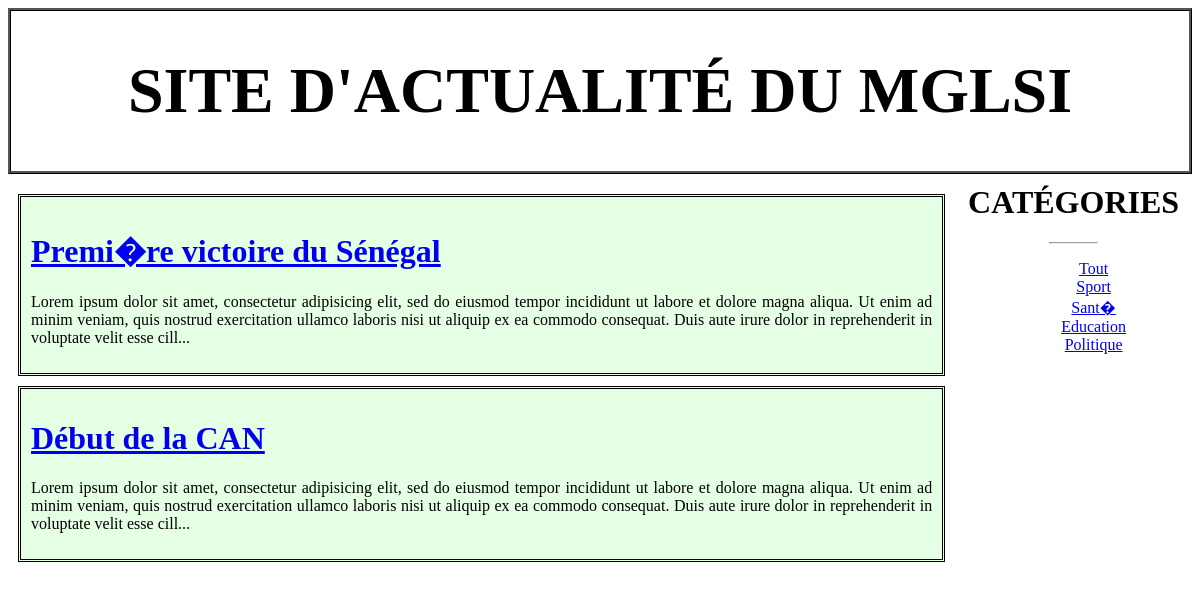
Page /Views/index.php?categorie=1 on the committed database.
### tables this page shows
CREATE TABLE `Article` (
  `id` int(11) NOT NULL AUTO_INCREMENT,
  `titre` varchar(255) DEFAULT NULL,
  `contenu` text DEFAULT NULL,
  `dateCreation` datetime DEFAULT current_timestamp(),
  `dateModification` datetime DEFAULT current_timestamp(),
  `categorie` int(11) DEFAULT NULL,
  PRIMARY KEY (`id`),
  KEY `fk_categorie_article` (`categorie`),
  CONSTRAINT `fk_categorie_article` FOREIGN KEY (`categorie`) REFERENCES `Categorie` (`id`)
);

CREATE TABLE `Categorie` (
  `id` int(11) NOT NULL AUTO_INCREMENT,
  `libelle` varchar(20) DEFAULT NULL,
  PRIMARY KEY (`id`)
);

### Model/Data/Connexion.class.php (called while the page is built, shortened)
<?php
class Connexion
{
    private static $connexion;
    private function __construct()
    {
        try
        {
            $user = 'root';
			$password = '';
			$server = 'localhost';
            $dbname = 'mglsi_news;charset=utf8';
            self::$connexion = new PDO('mysql:host='.$server.';dbname='.$dbname, $user, $password, [PDO::ATTR_ERRMODE=>PDO::ERRMODE_EXCEPTION]);
        }
        catch(Exception $e)
        {
            echo 'Une erreur est survenue lors de la connection à la BD => '. $e->getMessage();
            die();
        }
    }
    public static function getConnexion()
    {
        return self::$connexion;
    }
}

### Controller/Controller.php (called while the page is built, shortened)
<?php
require_once('../Model/Data/Connexion.class.php');
require_once('../Model/Manager/ArticleManager.class.php');
require_once('../Model/Manager/CategorieManager.class.php');
class Controller
{
    private $articleManager;
    public function __construct()
    {
        $this->connexion = \Connexion::getConnexion();
        $this->articleManager = new \ArticleManager($this->connexion);
        $this->categorieManager = new \CategorieManager($this->connexion);
        $this->allArticles = $this->articleManager->getAll();
        $this->allCategories = $this->categorieManager->getAll();
    }
    public function articleByCategory($id)
    {
        $itemArticles = $this->articleManager->getByCategory($id);
        return $itemArticles;
    }
}

### Model/Manager/ArticleManager.class.php (called while the page is built, shortened)
<?php
class ArticleManager
{
    private $db;
    private function setDb($db)
    {
        $this->db = $db;
    }
    public function getAll()
    {
        $articles = array();
        $request = $this->db->query('SELECT * FROM Article');
        while($data = $request->fetch(PDO::FETCH_ASSOC))
        {
            $articles [] = new Article($data);
        }
        return $articles;
    }
    public function getByCategory($category)
    {
        $category = (int) $category;
        $request = $this->db->prepare('SELECT * FROM Article WHERE categorie = :categorie');
        $request->execute(array(
            'categorie' => $category
        ));
        return $articles = $request->fetchAll(PDO::FETCH_OBJ);
    }
}

### assets/Utilities/HydratationTrait.php (called while the page is built, shortened)
<?php
trait HydratationTrait
{
    private function hydrate(Array $data)
    {
        foreach($data as $key => $value)
        {
            $method = 'set'.ucfirst($key);
        }
    }
}

### Model/Manager/CategorieManager.class.php (called while the page is built, shortened)
<?php
class CategorieManager
{
    private $db;
    private function setDb($db)
    {
        $this->db = $db;
    }
    public function getAll()
    {
        $request = $this->db->query('SELECT * FROM Categorie');
        $data = $request->fetchAll(PDO::FETCH_OBJ);
        return $data;
    }
}

### Views/index.php (the view, shortened to what this page needs)
<!DOCTYPE html>
<html lang="en">
<head>
	<link rel="stylesheet" type="text/css" href="assets/css/style.css">
</head>
<body>
    <?php require_once('entete.php');?>
    <div id="contenu">
        <?php
            $controller = new Controller();
            if(!isset($_GET['categorie']))
            {
            $articles = $controller->allArticles;
            if(count($articles) == 0)
                echo "<h1>Aucun article trouvé !</h1>";
            else
                foreach ($articles as $article)
                {?>
                    <div class="article">
                        <h1><a href="article/<?= $article->getId() ?>"><?php echo utf8_decode($article->getTitre()); ?></a></h1>
                        <p><?= substr($article->getContenu(), 0, 300) . '...' ?></p>
                    </div><?php
                }
            }
            else
            {
            $itemArticles = $controller->articleByCategory($_GET['categorie']);
            if(count($itemArticles) == 0)
                echo "<h1>Aucun article trouvé !</h1>";
            else
                foreach ($itemArticles as $article)
                {?>
                    <div class="article">
                        <h1><a href="article/<?= $article->id ?>"><?php echo utf8_decode($article->titre); ?></a></h1>
                        <p><?= substr($article->contenu, 0, 300) . '...' ?></p>
                    </div><?php
                }
            }
        ?>
    </div>
    <?php require_once('menu.php'); ?>
</body>
</html>

### Views/menu.php
<div id="menu">
	<h1>Catégories</h1><hr width="20%">
	<ul>
		<li><a href="index.php">Tout</a></li>
		<?php
			$controller= new Controller();
			$categories = $controller->allCategories;
			foreach ($categories as $categorie):?>
			<li><a href="categorie/<?= $categorie->id ?>"><?= $categorie->libelle ?></a></li>
		<?php endforeach ?>
	</ul>
</div>

### assets/css/style.css (style rules this page uses)
#contenu { float: left; width: 80%; text-align: justify; }
#menu { margin-left: 80%; text-align: center; }
#menu li { list-style-type: none; }
#menu h1 { margin-top: 0px; padding-top: 0px; font-family: "AGENCY FB"; text-transform: uppercase; }
.article { margin: 10px; padding: 10px; border:3px double black; background-color: rgba(0, 255, 0, 0.1); }

### rows in the picture
article: titre "Premi�re victoire du Sénégal", contenu "Lorem ipsum dolor sit amet, consectetur adipisicing elit, sed do eiusmod tempor incididunt ut labore et dolore magna aliqua. Ut enim ad minim veniam, quis nostrud exercitation ullamco laboris nisi ut aliquip ex ea commodo consequat. Duis aute irure dolor in reprehenderit in voluptate velit esse cill"
article: titre "Début de la CAN", contenu "Lorem ipsum dolor sit amet, consectetur adipisicing elit, sed do eiusmod tempor incididunt ut labore et dolore magna aliqua. Ut enim ad minim veniam, quis nostrud exercitation ullamco laboris nisi ut aliquip ex ea commodo consequat. Duis aute irure dolor in reprehenderit in voluptate velit esse cill"
categorie: libelle "Sport"
categorie: libelle "Sant�"
categorie: libelle "Education"
categorie: libelle "Politique"
